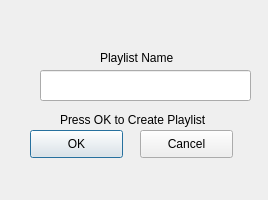
<?xml version="1.0" encoding="UTF-8"?>
<ui version="4.0">
 <class>Dialog</class>
 <widget class="QDialog" name="Dialog">
  <property name="geometry">
   <rect>
    <x>0</x>
    <y>0</y>
    <width>268</width>
    <height>200</height>
   </rect>
  </property>
  <property name="windowTitle">
   <string>Dialog</string>
  </property>
  <widget class="QLineEdit" name="txt_plylstname">
   <property name="geometry">
    <rect>
     <x>40</x>
     <y>70</y>
     <width>211</width>
     <height>31</height>
    </rect>
   </property>
  </widget>
  <widget class="QLabel" name="lbl_title">
   <property name="geometry">
    <rect>
     <x>100</x>
     <y>50</y>
     <width>81</width>
     <height>16</height>
    </rect>
   </property>
   <property name="text">
    <string>Playlist Name</string>
   </property>
  </widget>
  <widget class="QPushButton" name="btn_ok">
   <property name="geometry">
    <rect>
     <x>30</x>
     <y>130</y>
     <width>93</width>
     <height>28</height>
    </rect>
   </property>
   <property name="text">
    <string>OK</string>
   </property>
  </widget>
  <widget class="QPushButton" name="btn_cancel">
   <property name="geometry">
    <rect>
     <x>140</x>
     <y>130</y>
     <width>93</width>
     <height>28</height>
    </rect>
   </property>
   <property name="text">
    <string>Cancel</string>
   </property>
  </widget>
  <widget class="QLabel" name="lbl_plylstcreate">
   <property name="geometry">
    <rect>
     <x>60</x>
     <y>110</y>
     <width>161</width>
     <height>20</height>
    </rect>
   </property>
   <property name="text">
    <string>Press OK to Create Playlist</string>
   </property>
  </widget>
 </widget>
 <resources/>
 <connections/>
</ui>
